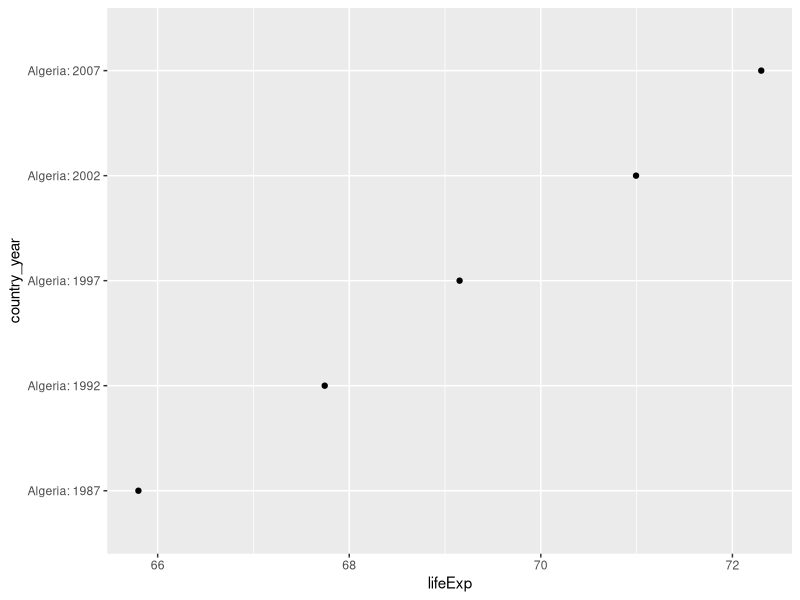
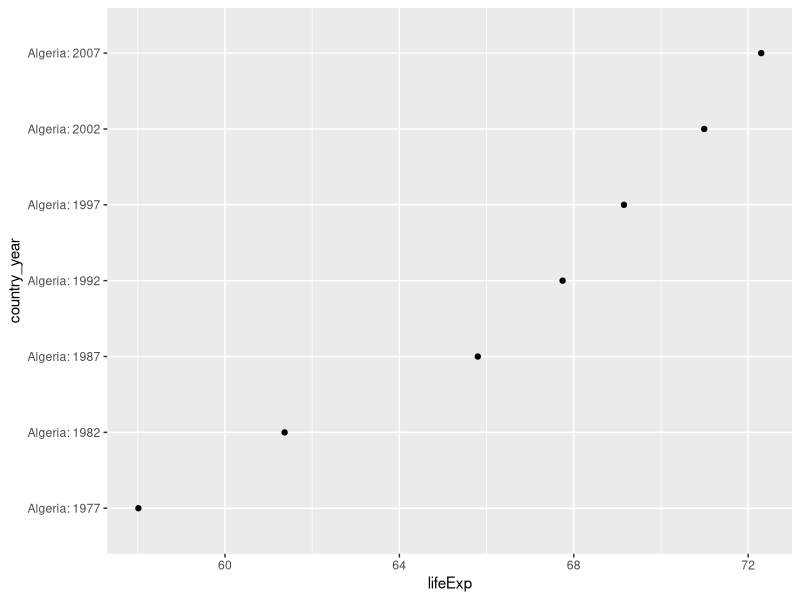

Generate these figures, in order, with R:
## ---- chunk 1
#| label: setup
#| message: false
library(tidyverse)
library(cli)

algeria <- read_csv("data/Algeria.csv") |>
  mutate(
    lifeExp_cat = cut(lifeExp, quantile(lifeExp, probs = seq(0, 1, 0.25), na.rm = TRUE), include.lowest = TRUE),
    pop_cat = cut(pop, quantile(pop, probs = seq(0, 1, 0.1), na.rm = TRUE), include.lowest = TRUE),
    gdpPercap_cat = cut(gdpPercap, quantile(gdpPercap, probs = seq(0, 1, 0.25), na.rm = TRUE), include.lowest = TRUE)
  )
## ---- chunk 2
#| label: plot-function
plot_top_n_lifexp <- function(.df, n = 5) {
 .df |>
    slice_max(lifeExp, n = n) |>
    mutate(
      country_year = paste(country, year, sep = ": "),
      country_year = fct_reorder(country_year, lifeExp)
    ) |>
    ggplot(aes(lifeExp, country_year, group = 1)) +
    geom_point()
}

plot_top_n_lifexp(algeria)
plot_top_n_lifexp(algeria, n = 7)
